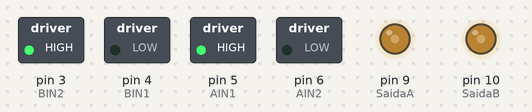
Bench run of a sketch on a simulated Arduino Uno, built with avr-gcc and run on an emulated ATmega328P. On the bench: switched loads named in the sketch (green lamp = pin HIGH), output pins drawn as LEDs (lit = HIGH).

Above: at 0.1 s.
Timing chart, 0 to 1.6 s (numbered marks = the images above):
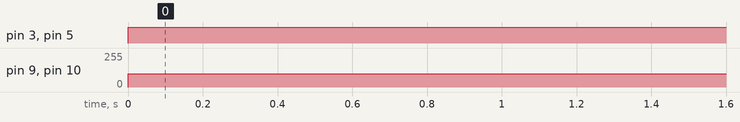

Measured:
- by itself, pin 3 (BIN2), pin 5 (AIN1): LOW → HIGH at 0.00 s
- by itself, pin 9 (SaidaA), pin 10 (SaidaB): 0/255 → 100/255 at 0.00 s

The sketch:

teste_motores.ino
```cpp
// Código para testar o sentido das rodas do Agostinho

#define SaidaA 9
#define SaidaB 10

//Lado direito
#define AIN2 6 // Quando em HIGH, roda direita anda para frente
#define AIN1 5

//Lado Esquerdo
#define BIN1 4 // Quando em HIGH, roda esquerda anda para frente
#define BIN2 3

void setup(){
  pinMode(AIN1, OUTPUT);
  pinMode(AIN2, OUTPUT);
  pinMode(BIN1, OUTPUT);
  pinMode(BIN2, OUTPUT);
  pinMode(SaidaA, OUTPUT);
  pinMode(SaidaB, OUTPUT);
}

void loop(){

  digitalWrite(5, HIGH);  // Sentido do Agostinho
  digitalWrite(6, LOW);
  digitalWrite(BIN2, HIGH);
  digitalWrite(BIN1, LOW);

  analogWrite(SaidaA, 100);
  analogWrite(SaidaB, 100);
}
```
